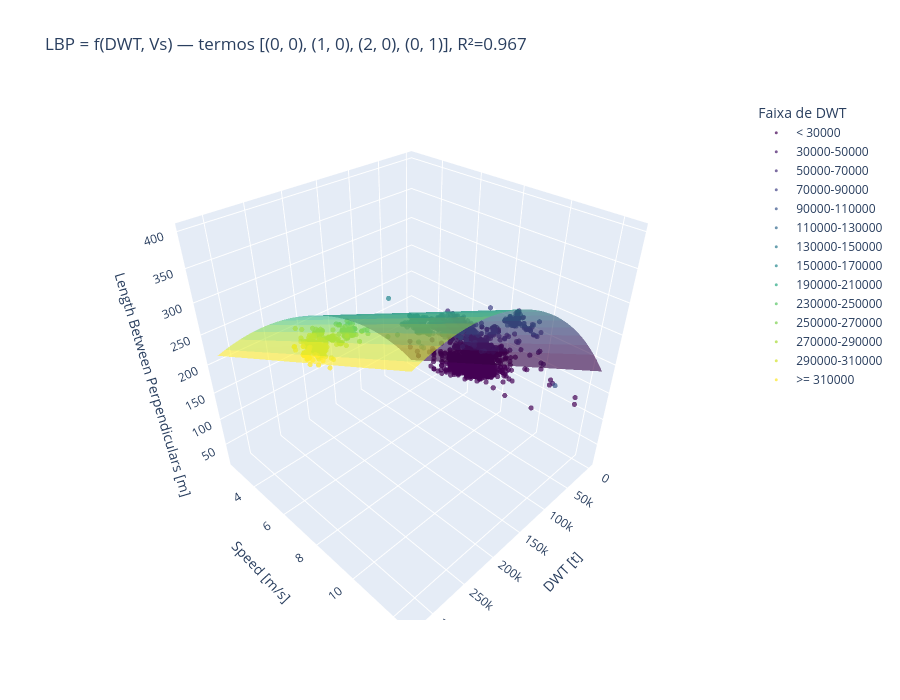

The cell this chart's notebook holds for it:
### Code cell
dwt_edges = dwt_bin_edges(df["DWT"])
dwt_labels = dwt_bin_labels(dwt_edges)
dwt_bins = make_dwt_bins(df["DWT"])

n_bins = len(dwt_labels)
colors = sample_colorscale("Viridis", [i / max(n_bins - 1, 1) for i in range(n_bins)])

fig = go.Figure()
for color, label in zip(colors, dwt_labels):
    mask = (dwt_bins == label).to_numpy()
    if not mask.any():
        continue
    fig.add_trace(go.Scatter3d(
        x=x1[mask], y=x2[mask], z=y[mask],
        mode="markers",
        marker={"size": 3, "color": color, "opacity": 0.7},
        name=label,
    ))

x1_grid = np.linspace(x1.min(), x1.max(), 200)
x2_grid = np.linspace(x2.min(), x2.max(), 20)
X1g, X2g = np.meshgrid(x1_grid, x2_grid)
Yg = reg_LBP_DWT_Vs(X1g, X2g)

# cor da superficie = faixa de DWT de cada coluna da grade (independe de Vs)
bin_idx_1d = pd.cut(x1_grid, bins=dwt_edges, labels=False, right=False)
surface_color = np.tile(bin_idx_1d, (len(x2_grid), 1)).astype(float) + 0.5

fig.add_trace(go.Surface(
    x=x1_grid, y=x2_grid, z=Yg,
    surfacecolor=surface_color,
    colorscale=discrete_colorscale(colors),
    cmin=0, cmax=n_bins,
    opacity=0.6, showscale=False, name="regressão",
))

fig.update_layout(
    scene={
        "xaxis_title": label_dict.get("DWT", "DWT"),
        "yaxis_title": label_dict.get("Vs", "Vs"),
        "zaxis_title": label_dict.get("LBP", "LBP"),
    },
    title=f"LBP = f(DWT, Vs) — termos {lbp_model['terms']}, R²={lbp_model['r2']:.3f}",
    legend_title="Faixa de DWT",
    height=700,
)

fig.show()
